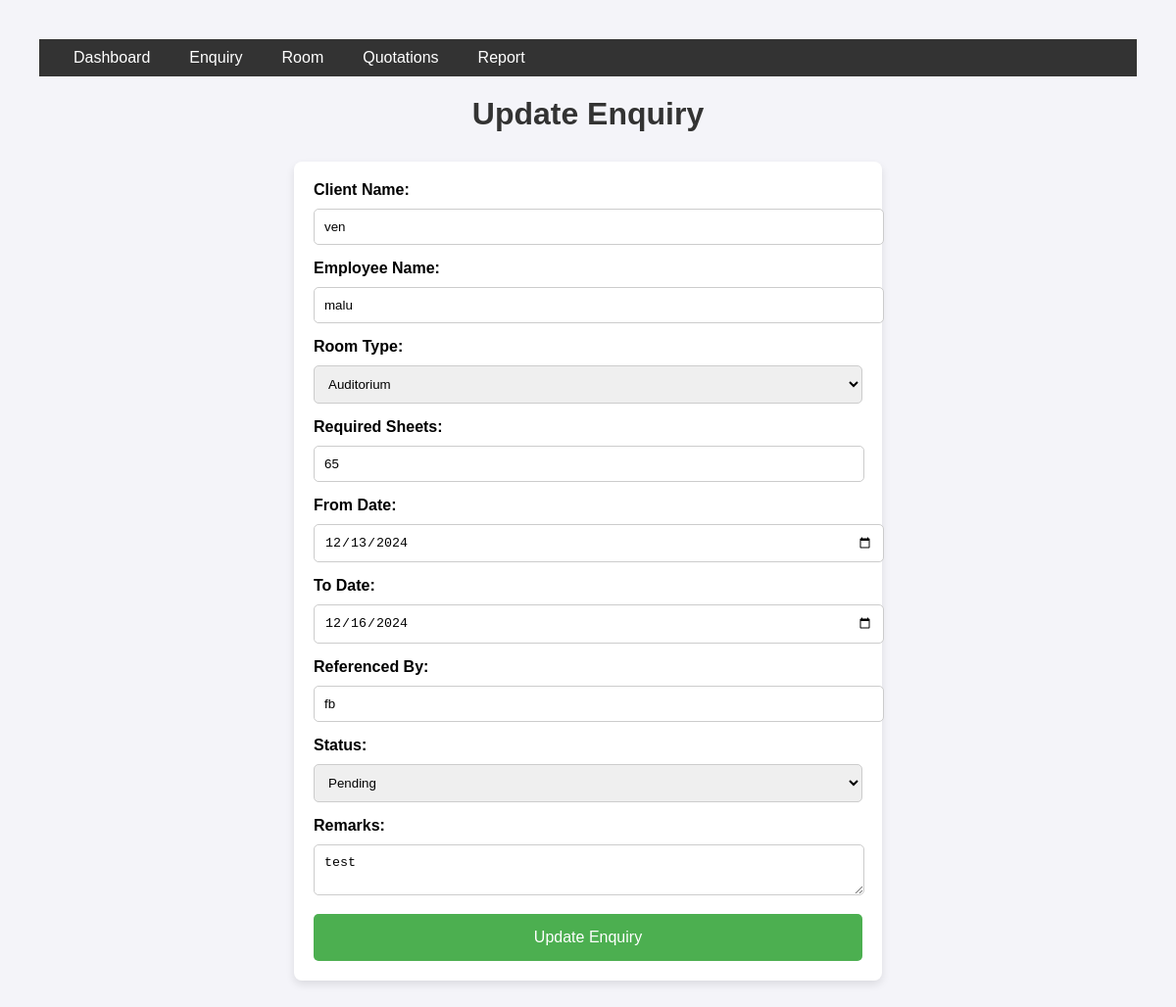
The app's page /update_enquiry/5/ with its own data.
### employee/models.py (models this page shows, shortened)
class Enquiry(models.Model):
    STATUS_CHOICES = [
        ('Pending', 'Pending'),
        ('Cancelled', 'Cancelled'),
        ('Convert', 'Convert'),
    ]
    ROOM_TYPES = [
        ('Meeting Room', 'Meeting Room'),
        ('Auditorium', 'Auditorium'),
        ('Office', 'Office'),
    ]
    client_name = models.CharField(max_length=100)
    employee_name = models.CharField(max_length=100)
    room_type = models.CharField(max_length=20, choices=ROOM_TYPES)
    required_sheets = models.PositiveIntegerField()
    from_date = models.DateField()
    to_date = models.DateField()
    referenced_by=models.CharField(max_length=100)
    status = models.CharField(max_length=10, choices=STATUS_CHOICES, default='Pending')
    remarks = models.TextField(null=True, blank=True)
    created_at = models.DateTimeField(auto_now_add=True)
    offer_price=models.DecimalField(max_digits=10, decimal_places=2, null=True, blank=True)

### employee/views.py (the view, shortened to what this page needs)
# urls.py: path('update_enquiry/<int:id>/', views.update_enquiry, name='update_enquiry'),
def update_enquiry(request, id):
    enquiry = get_object_or_404(Enquiry, id=id)
    return render(request, 'update_enquiry.html', {'enquiry': enquiry})

### templates/update_enquiry.html (shortened to what this page needs)
{% extends 'base.html' %}
{% block main %}
    <h1>Update Enquiry</h1>
    <div class="container">
        <form method="POST" action="{% url 'employee:update_enquiry' enquiry.id %}">
            <label for="client_name">Client Name:</label>
            <input type="text" id="client_name" name="client_name" value="{{ enquiry.client_name }}" required>
            <label for="employee_name">Employee Name:</label>
            <input type="text" id="employee_name" name="employee_name" value="{{ enquiry.employee_name }}" required>
            <label for="room_type">Room Type:</label>
            <select id="room_type" name="room_type" required>
                {% for key, value in enquiry.ROOM_TYPES %}
                <option value="{{ key }}" {% if enquiry.room_type == key %}selected{% endif %}>{{ value }}</option>
                {% endfor %}
            </select>
            <label for="required_sheets">Required Sheets:</label>
            <input type="number" id="required_sheets" name="required_sheets" value="{{ enquiry.required_sheets }}" required>
            <label for="from_date">From Date:</label>
            <input type="date" id="from_date" name="from_date" value="{{ enquiry.from_date|date:'Y-m-d' }}" required>
            <label for="to_date">To Date:</label>
            <input type="date" id="to_date" name="to_date" value="{{ enquiry.to_date|date:'Y-m-d' }}" required>
            <label for="referenced_by">Referenced By:</label>
            <input type="text" id="referenced_by" name="referenced_by" value="{{ enquiry.referenced_by }}" required>
            <label for="status">Status:</label>
            <select id="status" name="status" required>
                {% for key, value in enquiry.STATUS_CHOICES %}
                <option value="{{ key }}" {% if enquiry.status == key %}selected{% endif %}>{{ value }}</option>
                {% endfor %}
            </select>
            <label for="remarks">Remarks:</label>
            <textarea id="remarks" name="remarks">{{ enquiry.remarks }}</textarea>
            <button type="submit">Update Enquiry</button>
        </form>
    </div>
{% endblock main %}

### templates/base.html (style rules this page uses)
body { font-family: Arial, sans-serif; background-color: #f4f4f9; margin: 0; padding: 0; }
h1 { text-align: center; margin-top: 20px; color: #333; }
.container { width: 50%; margin: 30px auto; background-color: #fff; padding: 20px; border-radius: 8px; box-shadow: 0 4px 8px rgba(0, 0, 0, 0.1); }
label { font-weight: bold; margin-bottom: 10px; display: block; }
input, select, textarea { width: 100%; padding: 10px; margin-bottom: 15px; border: 1px solid #ccc; border-radius: 5px; }
input[type="number"] { width: calc(100% - 20px); }
textarea { width: calc(100% - 20px); resize: vertical; }
button { width: 100%; padding: 15px; background-color: #4CAF50; color: white; border: none; border-radius: 5px; font-size: 16px; cursor: pointer; }
body { font-family: Arial, sans-serif; margin: 20px; padding: 20px; }
h1 { text-align: center; color: #333; margin-bottom: 20px; }
@media (min-width: 1024px) { .container { width: 50%; } }
@media (min-width: 1024px) { h1 { font-size: 2em; } }

### records on screen
Enquiry: client_name "ven", employee_name "malu", room_type "Auditorium", required_sheets "65", from_date "12/13/2024", to_date "12/16/2024", referenced_by "fb", status "Pending", remarks "test"
